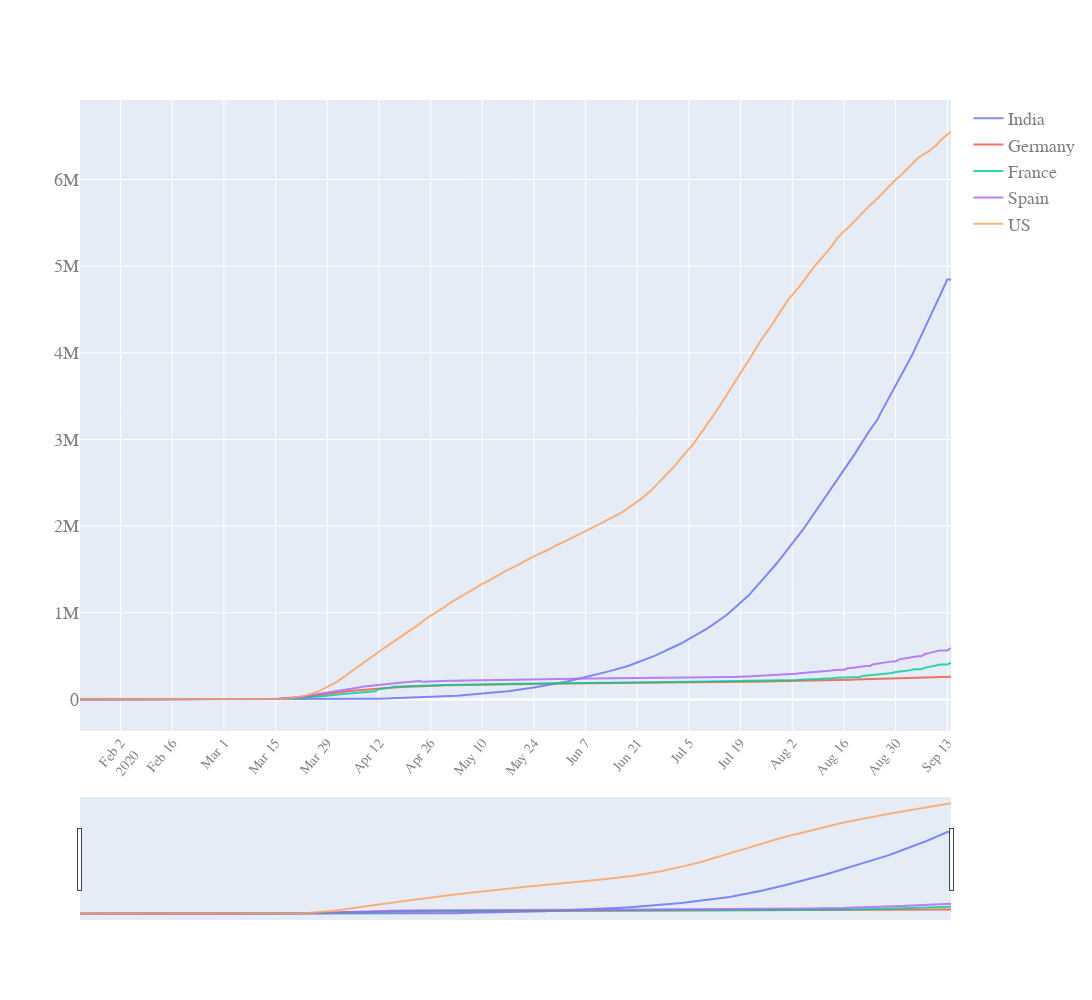

Notebook source saved alongside this figure:
### Code cell
quick_plot(df_analyse.date,
           df_analyse.iloc[:,1:],
           y_scale='linear',
           slider=True)

### Figure 1 — Plotly figure (JSON) as saved in the notebook; plotly's stock layout.template omitted (floating-point values rounded to 4 significant figures; data arrays with more than 128 entries replaced by an {"elided": "..."} marker saying what was removed)
{"data": [{"name": "India", "opacity": 0.8, "type": "scatter", "x": {"elided": "237 str values"}, "y": {"elided": "237 int values"}}, {"name": "Germany", "opacity": 0.8, "type": "scatter", "x": {"elided": "237 str values"}, "y": {"elided": "237 int values"}}, {"name": "France", "opacity": 0.8, "type": "scatter", "x": {"elided": "237 str values"}, "y": {"elided": "237 int values"}}, {"name": "Spain", "opacity": 0.8, "type": "scatter", "x": {"elided": "237 str values"}, "y": {"elided": "237 int values"}}, {"name": "US", "opacity": 0.8, "type": "scatter", "x": {"elided": "237 str values"}, "y": {"elided": "237 int values"}}], "layout": {"autosize": true, "font": {"color": "#7f7f7f", "family": "PT Sans, monospace", "size": 18}, "height": 1000, "width": 1200, "xaxis": {"nticks": 20, "rangeslider": {"visible": true}, "tickangle": -50, "tickfont": {"color": "#7f7f7f", "size": 14}}, "yaxis": {"type": "linear"}}}
